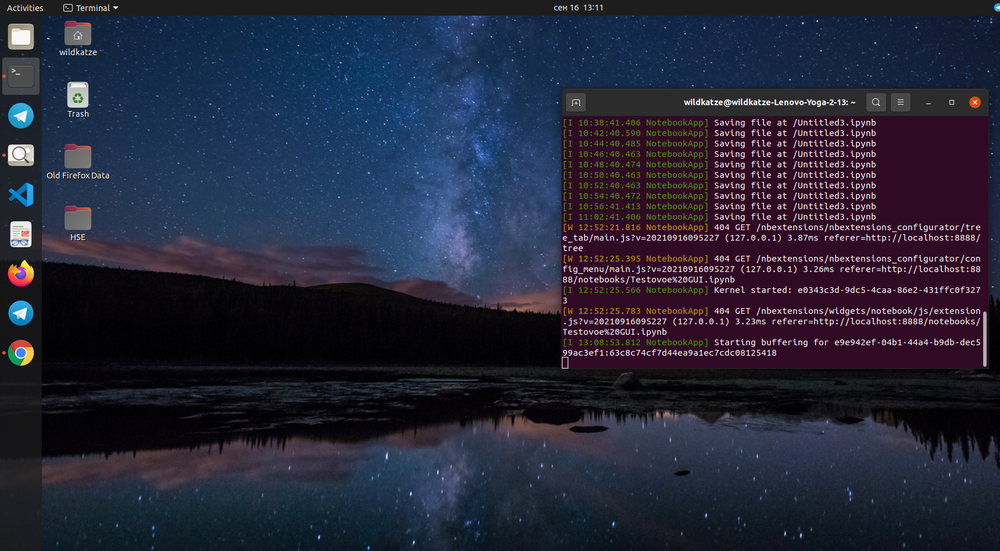
#> input picture Screenshot.png, 1000 x 551 px, shrunk from 1721 x 948 before the run
$ jupyter execute --allow-errors 'Автоматизация тестирования GUI.ipynb'
#> lines starting #> are read from the running program, lines starting #| are printed output that depends on the picture
[cell 1]
import cv2
import numpy as np
import matplotlib.pyplot as plt
import scipy.spatial.distance as distance
from typing import Tuple
from tqdm import tqdm

[cell 2]
def slide_window(image: np.ndarray, window_width: int, window_height: int, pixels_step: int) -> dict:

    h, w = image.shape
    histograms = dict()

    for x in range(0, h, pixels_step):
        for y in range(0, w, pixels_step):
            window = image[x:(x+window_width), y:(y+window_height)]
            hist = cv2.calcHist([window], [0], None, [128], [0,256])
            histograms[(x, y)] = hist

    return histograms

[cell 3]
def nearest_histograms(histograms: dict) -> Tuple[Tuple[int, int], Tuple[int, int]]:
    min_euclidean_distance = np.inf
    min_manhattan_distance = np.inf
    for point_x, hist_x in tqdm(histograms.items()):
        for point_y, hist_y in histograms.items():
            if point_x != point_y:

                euclidean_distance = distance.euclidean(hist_x, hist_y)
                manhattan_distance = distance.cityblock(hist_x, hist_y)

                if euclidean_distance < min_euclidean_distance:
                    min_euclidean_distance = euclidean_distance
                    min_euclidean_distance_points = point_x, point_y

                if manhattan_distance < min_manhattan_distance:
                    min_manhattan_distance = manhattan_distance
                    manhattan_distance_points = point_x, point_y

    return min_euclidean_distance_points, manhattan_distance_points

[cell 4]
image = cv2.imread("Screenshot.png", cv2.IMREAD_GRAYSCALE)
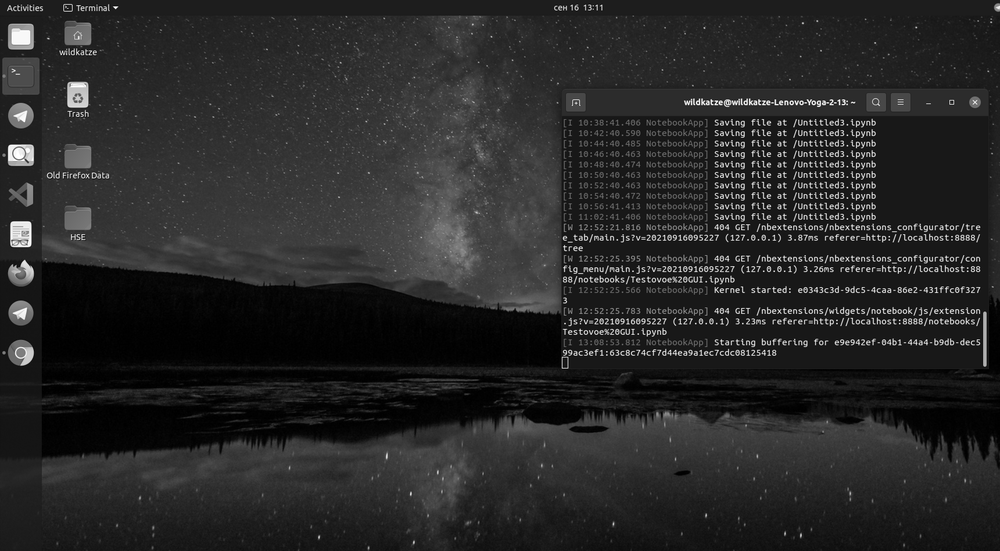
#> image: shape (551, 1000); min 0, max 255, mean 39.9
screen = cv2.cvtColor(image, cv2.COLOR_RGB2BGR)
plt.imshow(screen);

[cell 5]
histograms = slide_window(image, 100, 100, 50)
#> after the loop in slide_window, `for x in range(0, h, pixels_step):`: histograms = 240 items
#> histograms = 240 items
#> the loop in nearest_histograms, `for point_x, hist_x in tqdm(histograms.items()):` made 1 pass
#> point_x on pass 1: (0, 0)
#> after the loop in nearest_histograms, `for point_x, hist_x in tqdm(histograms.items()):`: min_euclidean_distance = inf
# возьмем шаг 50 (10 долго считает)
#> (the rest of this cell did not finish here and is left out)
